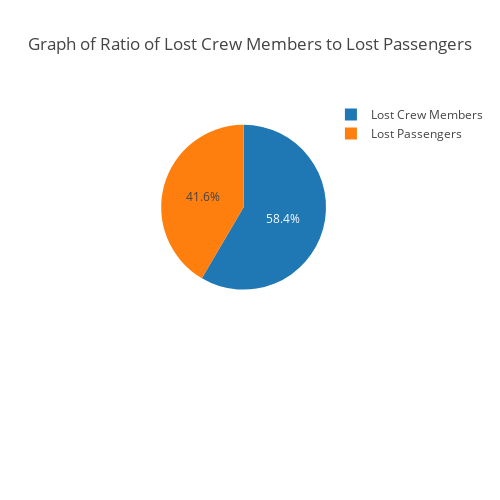

Here is the notebook cell this chart was saved with:
### Code cell
import plotly
import plotly.offline as py
import plotly.graph_objs as go
py.init_notebook_mode(connected=True)

labels = ['Lost Passengers','Lost Crew Members']
values = [lostpass,lostcrew]
domains = [
    
    {'x': [0.33, 1.0], 'y': [0.33, 1.0]}
]
traces = []

for domain in domains:
    trace = go.Pie(labels = labels,
                   values = values,
                   domain = domain,
                   hoverinfo = 'label+percent+name')
    traces.append(trace)
    
layout = go.Layout(height = 500,
                   width = 500,
                   autosize = False,
                   title = 'Graph of Ratio of Lost Crew Members to Lost Passengers')
fig = go.Figure(data = traces, layout = layout)
py.iplot(fig, show_link = False)

### Figure 1 — Plotly figure (JSON) as saved in the notebook; plotly's stock layout.template omitted (floating-point values rounded to 4 significant figures)
{"data": [{"domain": {"x": [0.33, 1], "y": [0.33, 1]}, "hoverinfo": "label+percent+name", "labels": ["Lost Passengers", "Lost Crew Members"], "type": "pie", "values": [477, 671]}], "layout": {"autosize": false, "height": 500, "title": "Graph of Ratio of Lost Crew Members to Lost Passengers", "width": 500}}
